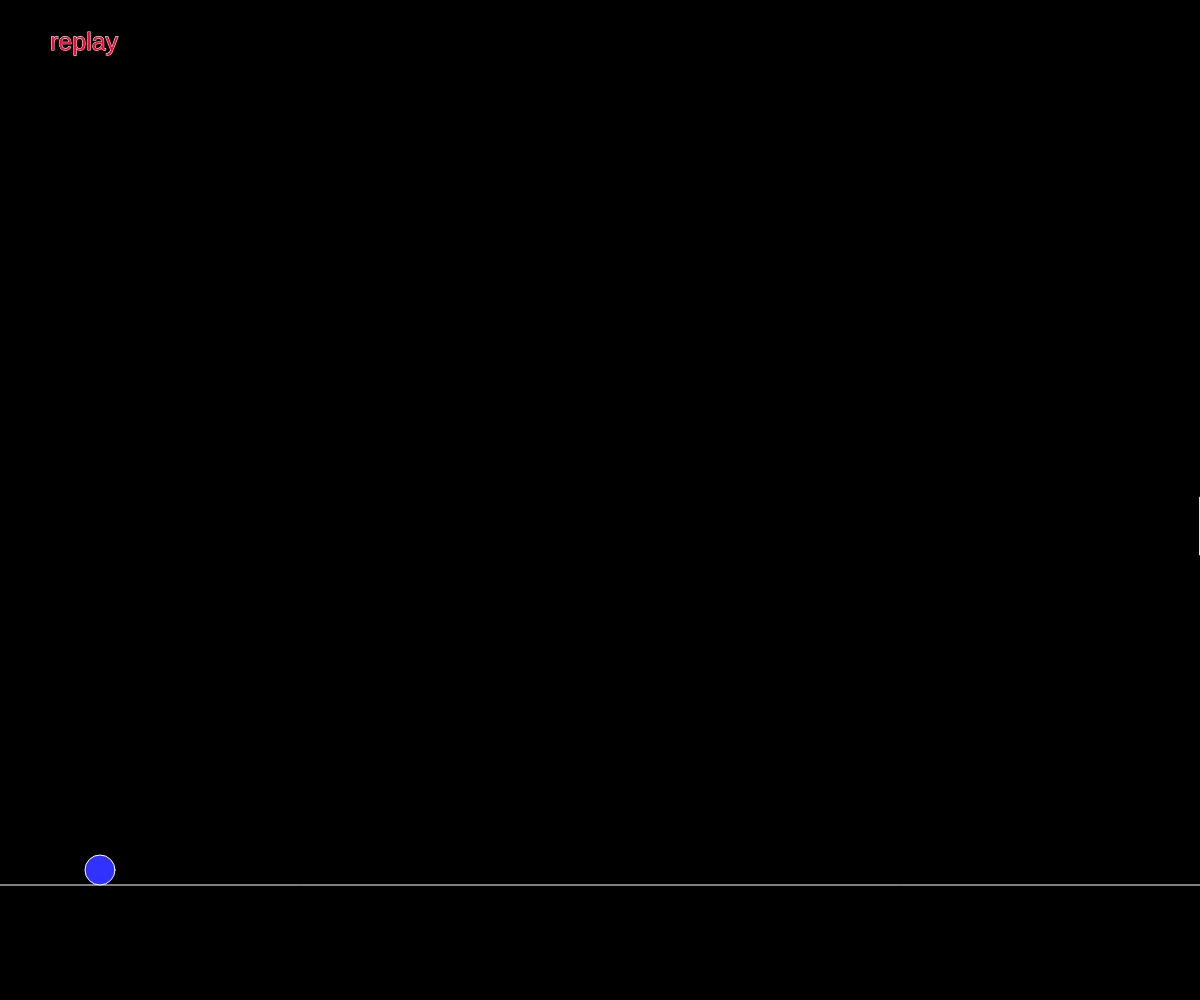
Frame 1 (no input)
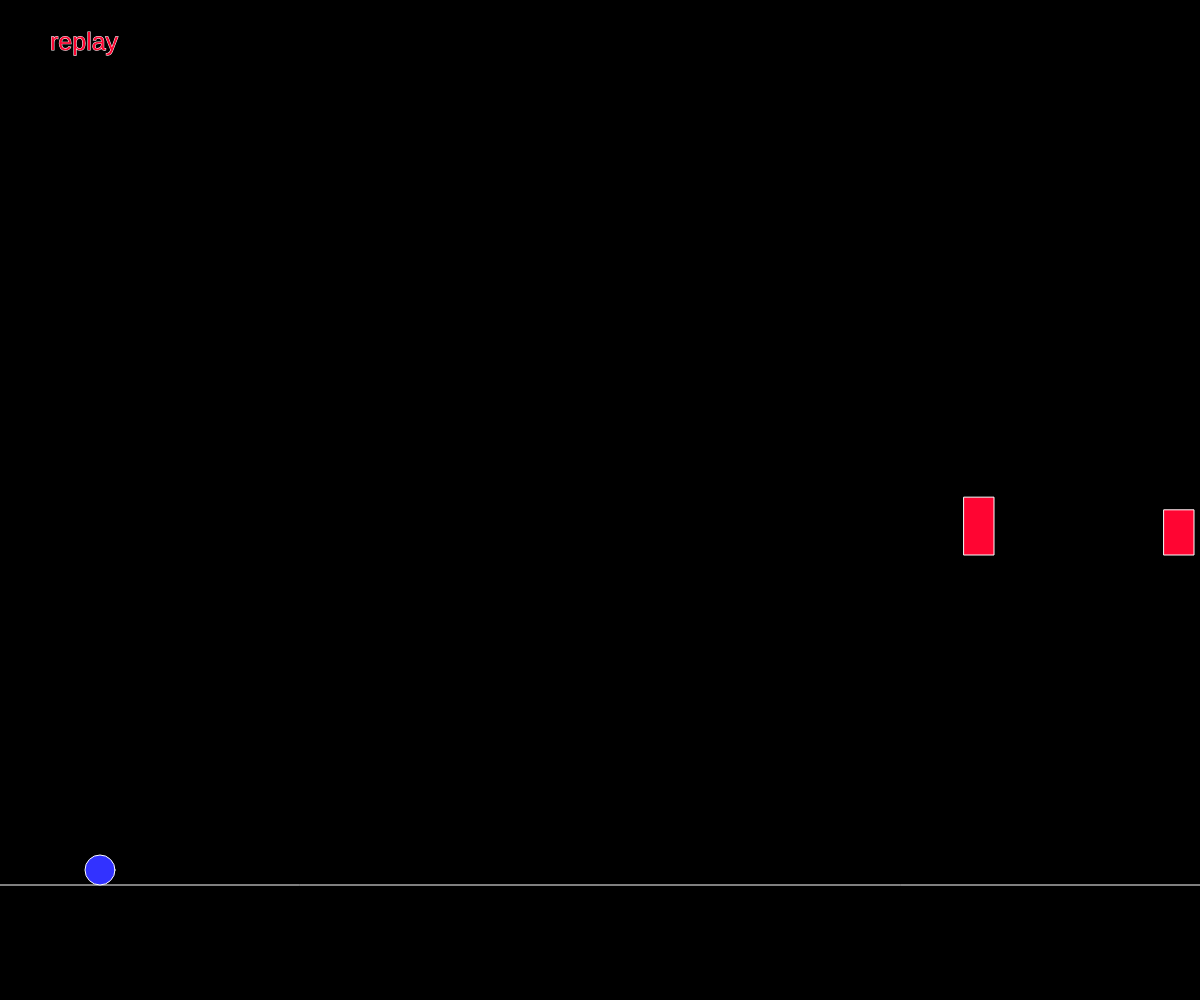
Frame 60 (no input)
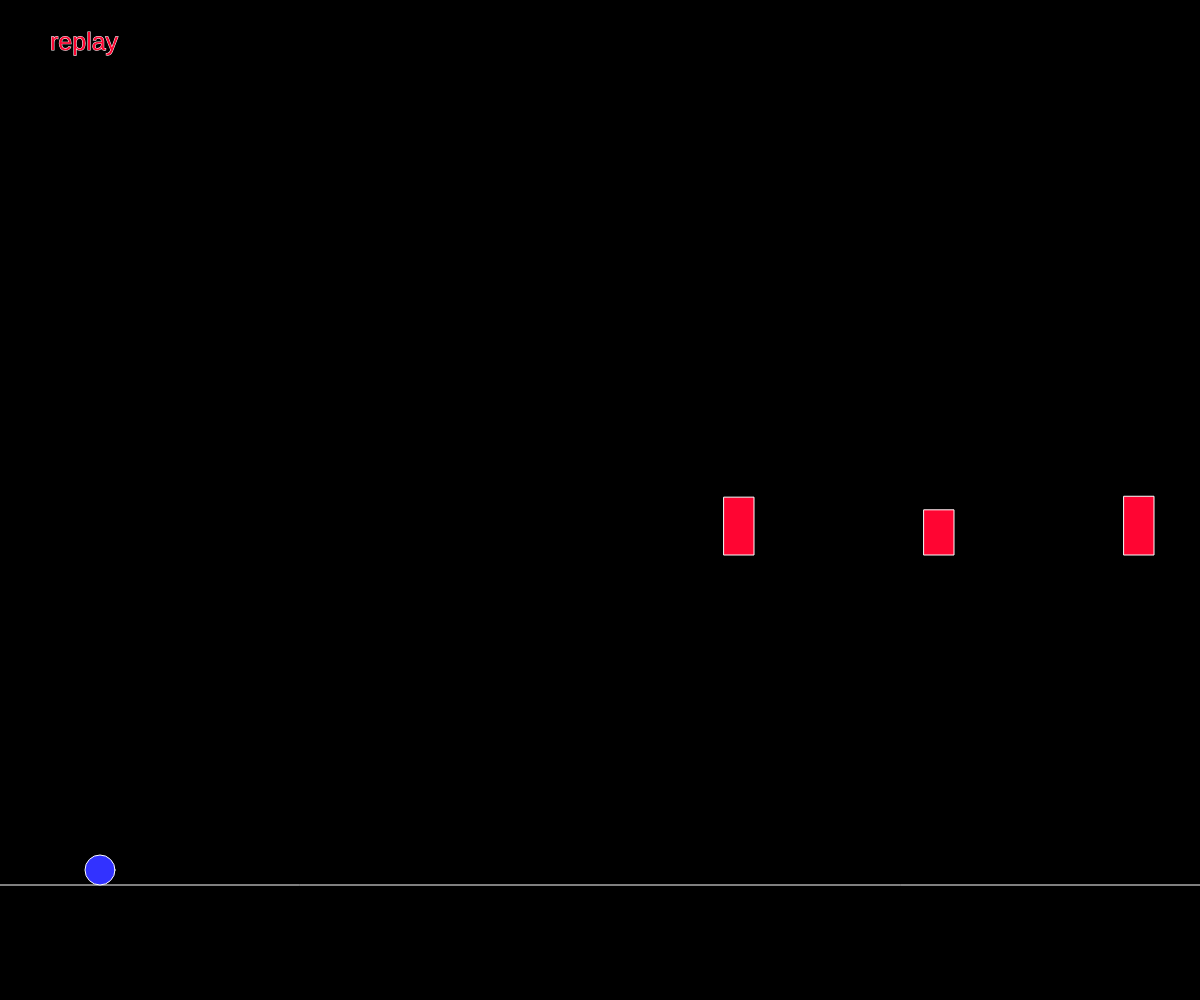
Frame 120 (the mouse pressed at the canvas centre since frame 60)

The p5.js sketch that drew these frames (run headless with seeded random() and noise() and a simulated clock; from frame 60 on, the mouse is pressed at the canvas centre):

// p5.js sketch
// ── sketch.js
var d;
var c = [];
var check = true;
var death = false;
var speed = 4;
function setup() {
  createCanvas(windowWidth,windowHeight);
  d = new Dino();
  c.push(new Cactus());
}

function draw() {

  if(death==false) {

  background(0);
//console.log(d.ycord());

stroke(255);
line(0, d.ground, width, d.ground);

  d.show();
  d.move();

  for(var i = 0; i<c.length; i++) {
    c[i].show();
    c[i].move();

  }

  if(frameCount%50==0) {
    c.push(new Cactus());
  }

   if(frameCount%1000==0) speed+=2;


   for(var i = 0; i<c.length; i++) {
if(d.xcord() > c[i].xcord() && d.xcord() < c[i].xcord()+30 && d.ycord() > c[i].ycord() ) {
  console.log("Death");
  death = true;
}
   }

 }

 else {
   textSize(32);
text("Game Over", width/2, height/2);
 }

 textSize(25);
 text("replay", 50, 50);
 fill(255);

if(mouseX>25 && mouseX<120 && mouseY>25 && mouseY<75 && mouseIsPressed ) {
  death = false;
}
}

function keyPressed() {
  if(check) {
  if(key = ' ') {
    check = false;
    d.jump();
  }
}
}

// ── Cactus.js
function Cactus() {

  this.height = random(40,65);
  this.x = width;
  this.y = 555 - this.height;
  this.xspeed = -speed;

this.show = function() {
  fill(255,5,50);
  rect(this.x , this.y, 30, this.height);
}


this.move = function() {
  this.xspeed = -speed;
  this.x += this.xspeed;
}

this.xcord = function() {
  return this.x;
}

this.ycord = function() {
  return this.y;
}


}

// ── Dino.js
function Dino() {
  this.ground = height-115;
  this.x = 100;
  this.y = this.ground-15;
  this.vel = 0;
  this.g = 0;



//draws the dinosaur on the screen
  this.show = function() {
    fill(50,50,255);
    ellipse(this.x,this.y,30,30);
  }



//moves the dinosaur
  this.move = function() {

    this.vel += this.g;
    this.y += this.vel;

    if(this.vel>0 && this.y>this.ground-15) {
      this.vel = 0;
      this.y = this.ground-15;
      check = true;

    }

  }


  //makes the dinosaur jump 

  this.jump = function() {
    this.g = 1.5;
    this.vel = -20;

  }




  this.xcord = function() {
    return this.x;
  }




  this.ycord = function() {
    return this.y;
  }


}
